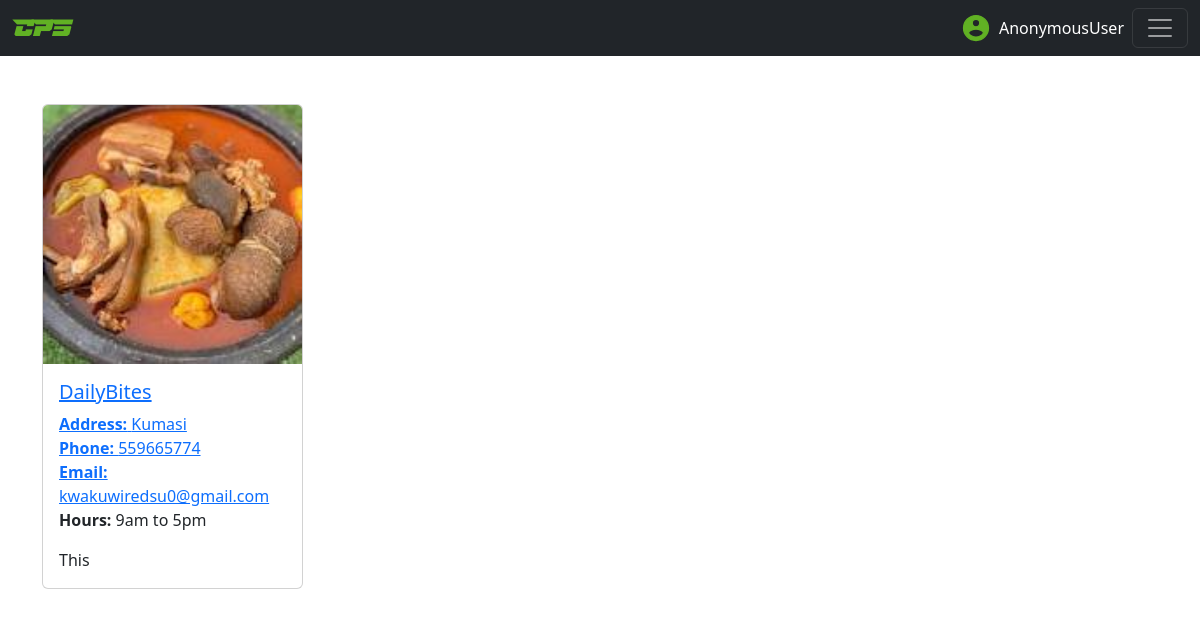
Page /restaurant/home on the committed database.
### restaurant/models.py (models this page shows, shortened)
class Restaurant(models.Model):
    unique_id = models.UUIDField(default=uuid.uuid4,unique=True,editable=False)
    user = models.OneToOneField(User,on_delete=models.CASCADE,null=True,blank=True,related_name='restaurant')
    name = models.CharField(max_length=100)
    address = models.CharField(max_length=255)
    description = models.TextField(blank=True, null=True)
    opening_hours = models.CharField(max_length=100)
    image = models.ImageField(upload_to='restaurant_images/', blank=True, null=True)
    created_at = models.DateTimeField(auto_now_add=True)
    updated_at = models.DateTimeField(auto_now=True)

### home/models.py (models this page shows)
class Profile(models.Model):
    class AccountType(models.TextChoices):
        Rider = 'Rider','Rider'
        Restaurant = 'Restaurant', 'Restaurant'
        Nuser = 'Nuser', 'Nuser'
        Nadmin = 'Nadmin', 'Nadmin'
    user = models.OneToOneField(User,on_delete=models.CASCADE,null=True,blank=True)
    phone = models.CharField(max_length=255)
    restaurant = models.OneToOneField(Restaurant,on_delete=models.CASCADE,default=None,null=True,blank=True)
    accountType = models.CharField(choices=AccountType.choices,default=AccountType.Nuser,max_length=10)
    rider = models.OneToOneField(Rider,on_delete=models.CASCADE,default=None,null=True,blank=True)

### restaurant/views.py (the view)
# urls.py: path('restaurant/home',restaurantHome.as_view(),name='restaurantHome'),
class restaurantHome(View):
    def get(self,request):
        restaurants = Restaurant.objects.all()
        context ={
            'restaurants':restaurants,
        }
        return render(request,'html/restaurantHome.html',context)

### restaurant/templates/html/restaurantHome.html (shortened to what this page needs)
{% load static %}
{% load adminConsole_extras %}
<!DOCTYPE html>
<html lang="en">
<head>
    <link href="https://cdn.jsdelivr.net/npm/bootstrap@5.3.3/dist/css/bootstrap.min.css" rel="stylesheet"
>
</head>
<body>
    <nav class="navbar navbar-dark bg-dark">
        <div class="container-fluid">
            <a class="navbar-brand" href="#" id="CPS">CPS</a>
            <div style="display: flex; align-items: center; gap: 8px;">
                <span style="color:white;">{{request.user}}</span>
                <button class="navbar-toggler" type="button" data-bs-toggle="offcanvas"
                    data-bs-target="#offcanvasDarkNavbar" aria-controls="offcanvasDarkNavbar"
                    aria-label="Toggle navigation">
                    <span class="navbar-toggler-icon"></span>
                </button>
            </div>
        </div>
    </nav>
<div class="container mt-5">
    <div class="row">
        {% for restaurant in restaurants %}
            <a href="{% url 'restaurantOrder' restaurant.unique_id %}">
                    <div class="col-6 col-md-3 mb-4">
                        <div class="card h-100">
                            {% if restaurant.image %}
                            <img src="{{ restaurant.image.url }}" class="card-img-top" alt="{{ restaurant.name }}">
                            {% else %}
                            <img src="default_image.jpg" class="card-img-top" alt="Default Image">
                            {% endif %}
                            <div class="card-body">
                                <h5 class="card-title">{{ restaurant.name }}</h5>
                                <p class="card-text">
                                    <strong>Address:</strong> {{ restaurant.address }}<br>
                                    <strong>Phone:</strong> {{ restaurant.user.profile.phone }}<br>
                                    <strong>Email:</strong> <a href="mailto:{{ restaurant.email }}">{{ restaurant.user.email }}</a><br>
                                    <strong>Hours:</strong> {{ restaurant.opening_hours }}
                                </p>
                                {% if restaurant.description %}
                                <p class="card-text">{{ restaurant.description|truncatewords:20 }}</p>
                                {% endif %}
                            </div>
                        </div>
                    </div>
            </a>
        {% endfor %}
    </div>
</div>
</body>
</html>

### rows in the picture
Restaurant: image (picture), name "DailyBites", address "Kumasi", user.profile.phone "559665774", user.email "kwakuwiredsu0@gmail.com", opening_hours "9am to 5pm", description "This"

### other values in the picture
{{ request.user }} "AnonymousUser"
